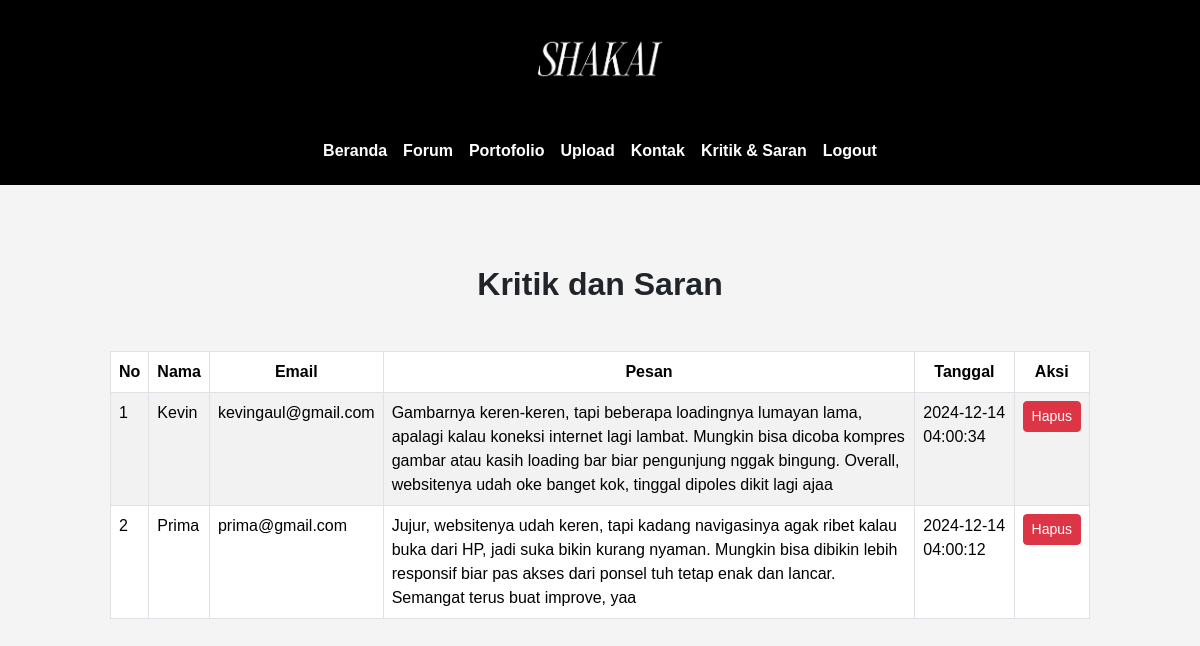
The app's page /Shakai/index_admin.php?page=krisar (signed in) with its own data.
### tables this page shows
CREATE TABLE `kritik_saran` (
  `id` int(11) NOT NULL,
  `nama` varchar(100) NOT NULL,
  `email` varchar(100) NOT NULL,
  `pesan` text NOT NULL,
  `tanggal` timestamp NOT NULL DEFAULT current_timestamp()
);

### Shakai/krisar.php (the view, shortened to what this page needs)
<?php
require 'koneksi.php';
$query = "SELECT * FROM kritik_saran ORDER BY id DESC";
$result = mysqli_query($koneksi, $query);
?>
<!DOCTYPE html>
<html lang="id">
<head>
    <link href="https://cdn.jsdelivr.net/npm/bootstrap@5.3.3/dist/css/bootstrap.min.css" rel="stylesheet">
</head>
<body>
    <div class="container">
        <h2 class="text-center mb-5"><b>Kritik dan Saran</b></h2>
        <?php if (mysqli_num_rows($result) > 0): ?>
            <table class="table table-bordered table-striped">
                <thead>
                    <tr class="text-center">
                        <th>No</th>
                        <th>Nama</th>
                        <th>Email</th>
                        <th>Pesan</th>
                        <th>Tanggal</th>
                        <th>Aksi</th>
                    </tr>
                </thead>
                <tbody>
                    <?php
                    $no = 1;
                    while ($row = mysqli_fetch_assoc($result)) {
                        echo "<tr>";
                        echo "<td>" . $no++ . "</td>";
                        echo "<td>" . htmlspecialchars($row['nama']) . "</td>";
                        echo "<td>" . htmlspecialchars($row['email']) . "</td>";
                        echo "<td>" . htmlspecialchars($row['pesan']) . "</td>";
                        echo "<td>" . htmlspecialchars($row['tanggal']) . "</td>";
                        echo "<td><button class='btn btn-danger btn-sm' onclick='confirmDelete(" . $row['id'] . ")'>Hapus</button></td>";
                        echo "</tr>";
                    }
                    ?>
                </tbody>
            </table>
        <?php else: ?>
            <p class="empty-message">Belum ada kritik dan saran.</p>
        <?php endif; ?>
    </div>
</body>
</html>

### Shakai/index_admin.php (shortened to what this page needs)
<?php
include('koneksi.php');
?>
<!DOCTYPE html>
<html lang="id">
<head>
  <link href="https://cdn.jsdelivr.net/npm/bootstrap@5.3.3/dist/css/bootstrap.min.css" rel="stylesheet"
>
  <link rel="stylesheet" href="styles.css">
</head>
<body>
  <header style="background-color:rgb(0, 0, 0);" class="py-3">
    <div class="text-center">
      <img src="logo1.png" alt="Logo Shakai" class="img-fluid" style="max-width: 170px; height: auto;">
    </div>
  </header>
  <nav class="navbar navbar-expand-lg navbar-dark" style="background-color: rgb(0, 0, 0);">
    <div class="container-fluid">
      <div class="collapse navbar-collapse justify-content-center" id="navbarNav">
        <ul class="navbar-nav">
          <li class="nav-item">
            <a class="nav-link" href="?page=">Beranda</a>
          </li>
          <li class="nav-item">
            <a class="nav-link" href="?page=forum">Forum</a>
          </li>
          <li class="nav-item">
            <a class="nav-link" href="?page=portofolio">Portofolio</a>
          </li>
          <li class="nav-item">
            <a class="nav-link" href="?page=upload">Upload</a>
          </li>
          <li class="nav-item">
            <a class="nav-link" href="?page=kontak">Kontak</a>
          </li>
          <li class="nav-item">
            <a class="nav-link" href="?page=krisar">Kritik & Saran</a>
          </li>
          <li class="nav-item">
            <a class="nav-link" href="?page=logout" onclick="confirmLogout(event)">Logout</a>
          </li>
        </ul>
      </div>
    </div>
  </nav>
  <div>
    <?php
    $page = isset($_GET["page"]) ? htmlspecialchars($_GET["page"]) : "";
    if ($page == "") {
      include "beranda.php";
    } elseif ($page == "forum") {
      include "forumAdmin.php";
    } elseif ($page == "portofolio") {
      include "portofolioAdmin.php";
    } elseif ($page == "upload") {
      include "upload.php";
    } elseif ($page == "kontak") {
      include "kontak.php";
    } elseif ($page == "krisar") {
      include "krisar.php";
    } elseif ($page == "logout") {
      include "logout.php";
    } else {
      echo "<div class='alert alert-danger'>Halaman tidak ditemukan.</div>";
    }
    ?>
  </div>
</body>
</html>

### Shakai/styles.css (style rules this page uses)
body { font-family: Arial, sans-serif; background-color: #f4f4f4; margin: 0; padding: 0; }
header { background-color: #333; color: #fff; padding: 10px 0; text-align: center; }
nav { display: flex; justify-content: center; background-color: #000000; }
.navbar-nav .nav-link { color: white !important; font-weight: bold !important; text-align: center; padding: 14px 20px; text-decoration: none; transition: background-color 0.3s, color 0.3s; }
.container { padding: 20px; }

### Shakai/index_admin.php (style rules this page uses)
.navbar-nav .nav-link { color: white !important; font-weight: bold !important; text-align: center; padding: 14px 20px; text-decoration: none; transition: background-color 0.3s, color 0.3s; }

### Shakai/krisar.php (style rules this page uses)
body { font-family: Arial, sans-serif; background-color: #f4f4f4; }
.container { padding: 80px; }

### records on screen
kritik_saran: nama "Kevin", email "kevingaul@gmail.com", pesan "Gambarnya keren-keren, tapi beberapa loadingnya lumayan lama, apalagi kalau koneksi internet lagi lambat. Mungkin bisa dicoba kompres gambar atau kasih loading bar biar pengunjung nggak bingung. Overall, websitenya udah oke banget kok, tinggal dipoles dikit lagi ajaa", tanggal "2024-12-14 04:00:34"
kritik_saran: nama "Prima", email "prima@gmail.com", pesan "Jujur, websitenya udah keren, tapi kadang navigasinya agak ribet kalau buka dari HP, jadi suka bikin kurang nyaman. Mungkin bisa dibikin lebih responsif biar pas akses dari ponsel tuh tetap enak dan lancar. Semangat terus buat improve, yaa", tanggal "2024-12-14 04:00:12"
